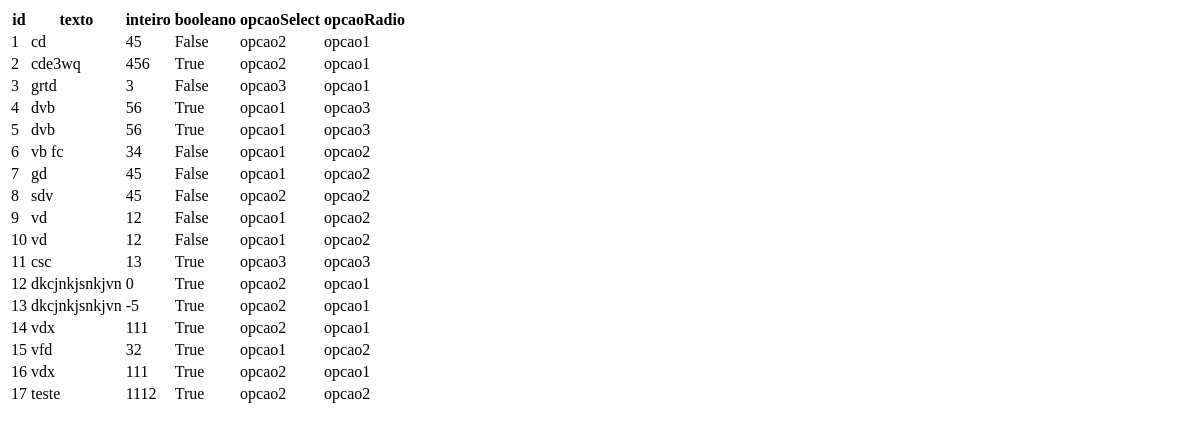
Page /formulario/mostrar/ on the earlier database version.
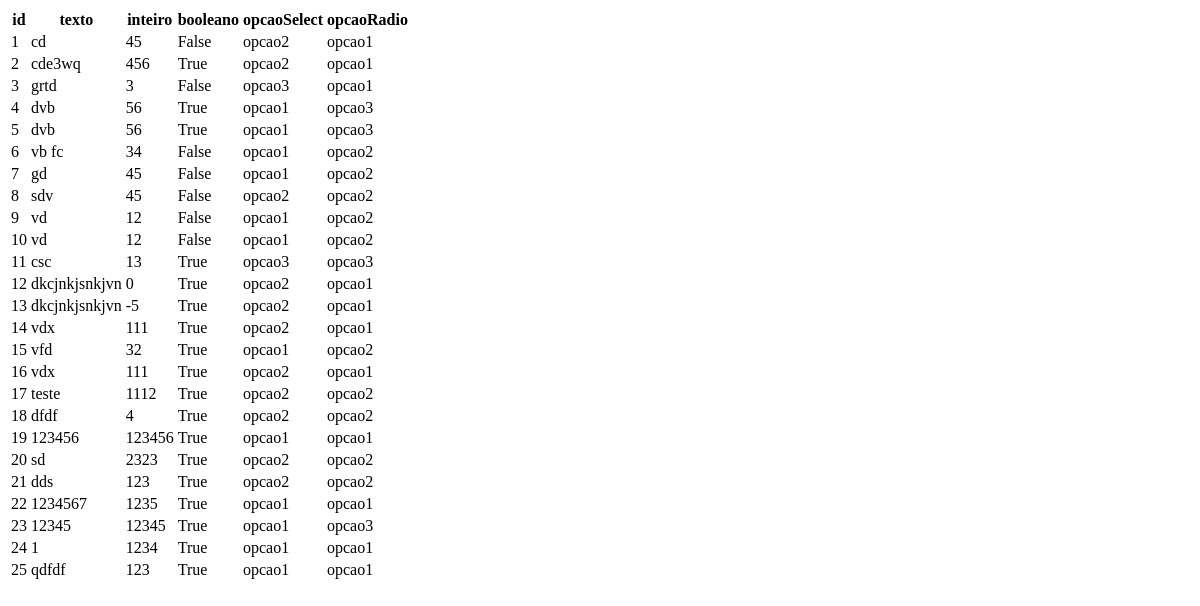
Same page on the later database version.
### app_doador/models.py (models this page shows)
class Formulario(models.Model):
    id = models.AutoField(primary_key=True)
    texto = models.CharField(
        max_length = 255,
        validators=[
            MinLengthValidator(2, "Texto deve ter pelo menos 2 caracteres."),
            MaxLengthValidator(255, "Texto deve ter no máximo 255 caracteres.")
        ]
    )
    inteiro = models.IntegerField(
        validators=[
            MinValueValidator(1, "Valor deve ser maior que 0."),
            MaxValueValidator(1000, "Valor deve ser menor que 1000.")
        ]
    )
    booleano = models.BooleanField()
    opcaoSelect = models.CharField(max_length=100)
    opcaoRadio = models.CharField(max_length=100)

### app_doador/views.py (the view)
# urls.py: path('formulario/mostrar/', views.mostrar, name='mostrar')
def mostrar(request):
    mostrar_formularios = {
        'formularios': Formulario.objects.all()
    }
    return render(request, 'formularios/mostrar_formularios.html', mostrar_formularios)

### app_doador/templates/formularios/mostrar_formularios.html
<div class="container">
    <table>
        <tr>
            <th>id</th>
            <th>texto</th>
            <th>inteiro</th>
            <th>booleano</th>
            <th>opcaoSelect</th>
            <th>opcaoRadio</th>
        </tr>
        {% for item in formularios %}
        <tr>
            <td>{{item.id}}</td>
            <td>{{item.texto}}</td>
            <td>{{item.inteiro}}</td>
            <td>{{item.booleano}}</td>
            <td>{{item.opcaoSelect}}</td>
            <td>{{item.opcaoRadio}}</td>
        </tr>
        {% endfor %}
    </table>
</div>

Differences in the rows shown:
added Formulario: id "18", texto "dfdf", inteiro "4", booleano "True", opcaoSelect "opcao2", opcaoRadio "opcao2"
added Formulario: id "19", texto "123456", inteiro "123456", booleano "True", opcaoSelect "opcao1", opcaoRadio "opcao1"
added Formulario: id "20", texto "sd", inteiro "2323", booleano "True", opcaoSelect "opcao2", opcaoRadio "opcao2"
added Formulario: id "21", texto "dds", inteiro "123", booleano "True", opcaoSelect "opcao2", opcaoRadio "opcao2"
added Formulario: id "22", texto "1234567", inteiro "1235", booleano "True", opcaoSelect "opcao1", opcaoRadio "opcao1"
added Formulario: id "23", texto "12345", inteiro "12345", booleano "True", opcaoSelect "opcao1", opcaoRadio "opcao3"
added Formulario: id "24", texto "1", inteiro "1234", booleano "True", opcaoSelect "opcao1", opcaoRadio "opcao1"
added Formulario: id "25", texto "qdfdf", inteiro "123", booleano "True", opcaoSelect "opcao1", opcaoRadio "opcao1"
